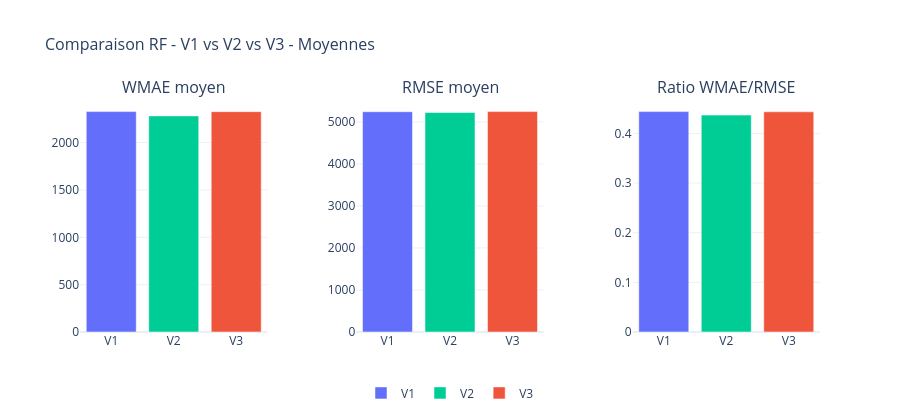

The notebook cell saved with this chart:
### Markdown cell above
- V2 domine sur tous les critères : WMAE, MAE, RMSE et ratio WMAE/RMSE
- V3 quasi identique à V1 - le flag was_negative n'apporte pas d'amélioration significative
- R² identique pour les 3 variantes - même pouvoir explicatif global
- Variante retenue : V2 - Log + sans négatifs + Target Encoding

### Code cell
# C2 - Visualisation comparative des moyennes

variantes_short = {
    "V1 - Brut + Target Encoding"                    : "V1",
    "V2 — Log + sans négatifs + Target Encoding"     : "V2",
    "V3 — Imputation 0 + flag + Target Encoding"     : "V3"
}
df_moyennes["Variante_short"] = df_moyennes["Variante"].map(variantes_short)

colors = ["#636EFA", "#00CC96", "#EF553B"]

fig = make_subplots(
    rows=1, cols=3,
    subplot_titles=("WMAE moyen", "RMSE moyen", "Ratio WMAE/RMSE"),
    horizontal_spacing=0.12
)

for i, (col, row, title) in enumerate([
    ("WMAE",      1, "WMAE moyen ($)"),
    ("RMSE",      1, "RMSE moyen ($)"),
    ("WMAE/RMSE", 1, "Ratio WMAE/RMSE"),
]):
    for j, (_, row_data) in enumerate(df_moyennes.iterrows()):
        fig.add_trace(go.Bar(
            name=row_data["Variante_short"],
            x=[row_data["Variante_short"]],
            y=[row_data[col]],
            marker_color=colors[j],
            showlegend=(i == 0),
            hovertemplate=f"{col}: %{{y:,.2f}}<extra>{row_data['Variante_short']}</extra>"
        ), row=1, col=i+1)

fig.update_layout(
    title_text="Comparaison RF - V1 vs V2 vs V3 - Moyennes",
    title_font_size=16,
    barmode="group",
    height=420,
    template="plotly_white",
    legend=dict(orientation="h", y=-0.2, x=0.5, xanchor="center")
)
fig.show()

### Figure 1 — Plotly figure (JSON) as saved in the notebook; plotly's stock layout.template omitted (floating-point values rounded to 4 significant figures)
{"data": [{"hovertemplate": "WMAE: %{y:,.2f}<extra>V1</extra>", "marker": {"color": "#636EFA"}, "name": "V1", "showlegend": true, "type": "bar", "x": ["V1"], "xaxis": "x", "y": [2328.0], "yaxis": "y"}, {"hovertemplate": "WMAE: %{y:,.2f}<extra>V2</extra>", "marker": {"color": "#00CC96"}, "name": "V2", "showlegend": true, "type": "bar", "x": ["V2"], "xaxis": "x", "y": [2282.0], "yaxis": "y"}, {"hovertemplate": "WMAE: %{y:,.2f}<extra>V3</extra>", "marker": {"color": "#EF553B"}, "name": "V3", "showlegend": true, "type": "bar", "x": ["V3"], "xaxis": "x", "y": [2327.0], "yaxis": "y"}, {"hovertemplate": "RMSE: %{y:,.2f}<extra>V1</extra>", "marker": {"color": "#636EFA"}, "name": "V1", "showlegend": false, "type": "bar", "x": ["V1"], "xaxis": "x2", "y": [5242.0], "yaxis": "y2"}, {"hovertemplate": "RMSE: %{y:,.2f}<extra>V2</extra>", "marker": {"color": "#00CC96"}, "name": "V2", "showlegend": false, "type": "bar", "x": ["V2"], "xaxis": "x2", "y": [5223.0], "yaxis": "y2"}, {"hovertemplate": "RMSE: %{y:,.2f}<extra>V3</extra>", "marker": {"color": "#EF553B"}, "name": "V3", "showlegend": false, "type": "bar", "x": ["V3"], "xaxis": "x2", "y": [5245.0], "yaxis": "y2"}, {"hovertemplate": "WMAE/RMSE: %{y:,.2f}<extra>V1</extra>", "marker": {"color": "#636EFA"}, "name": "V1", "showlegend": false, "type": "bar", "x": ["V1"], "xaxis": "x3", "y": [0.444], "yaxis": "y3"}, {"hovertemplate": "WMAE/RMSE: %{y:,.2f}<extra>V2</extra>", "marker": {"color": "#00CC96"}, "name": "V2", "showlegend": false, "type": "bar", "x": ["V2"], "xaxis": "x3", "y": [0.4369], "yaxis": "y3"}, {"hovertemplate": "WMAE/RMSE: %{y:,.2f}<extra>V3</extra>", "marker": {"color": "#EF553B"}, "name": "V3", "showlegend": false, "type": "bar", "x": ["V3"], "xaxis": "x3", "y": [0.4436], "yaxis": "y3"}], "layout": {"annotations": [{"font": {"size": 16}, "showarrow": false, "text": "WMAE moyen", "x": 0.1267, "xanchor": "center", "xref": "paper", "y": 1, "yanchor": "bottom", "yref": "paper"}, {"font": {"size": 16}, "showarrow": false, "text": "RMSE moyen", "x": 0.5, "xanchor": "center", "xref": "paper", "y": 1, "yanchor": "bottom", "yref": "paper"}, {"font": {"size": 16}, "showarrow": false, "text": "Ratio WMAE/RMSE", "x": 0.8733, "xanchor": "center", "xref": "paper", "y": 1, "yanchor": "bottom", "yref": "paper"}], "barmode": "group", "height": 420, "legend": {"orientation": "h", "x": 0.5, "xanchor": "center", "y": -0.2}, "title": {"font": {"size": 16}, "text": "Comparaison RF - V1 vs V2 vs V3 - Moyennes"}, "xaxis": {"anchor": "y", "domain": [0, 0.2533]}, "xaxis2": {"anchor": "y2", "domain": [0.3733, 0.6267]}, "xaxis3": {"anchor": "y3", "domain": [0.7467, 1]}, "yaxis": {"anchor": "x", "domain": [0, 1]}, "yaxis2": {"anchor": "x2", "domain": [0, 1]}, "yaxis3": {"anchor": "x3", "domain": [0, 1]}}}
